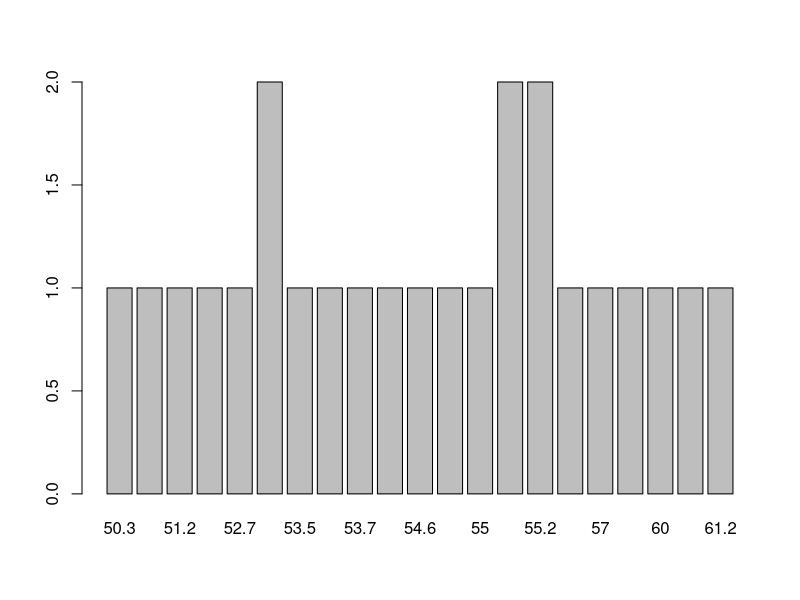
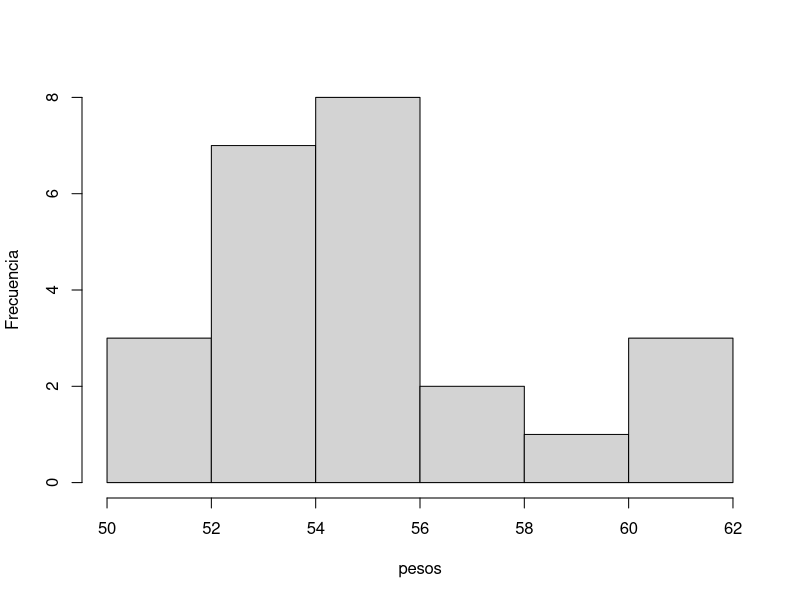
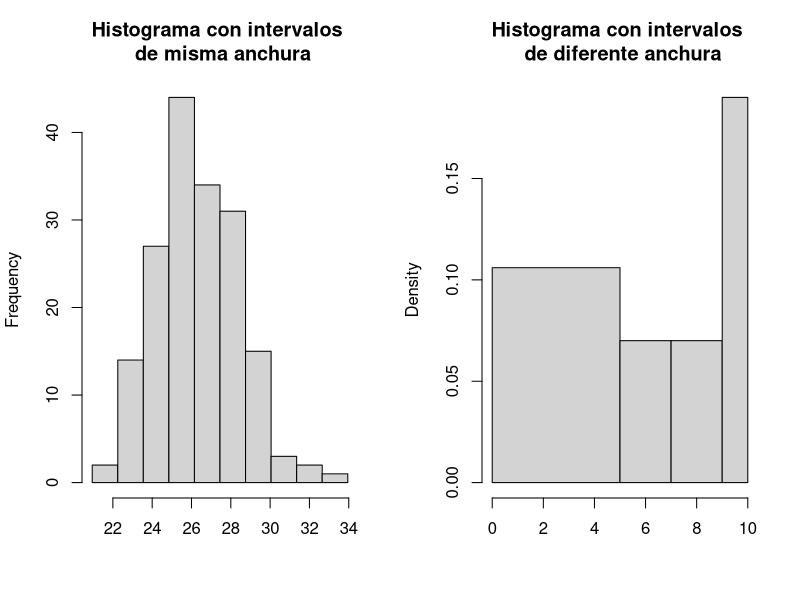
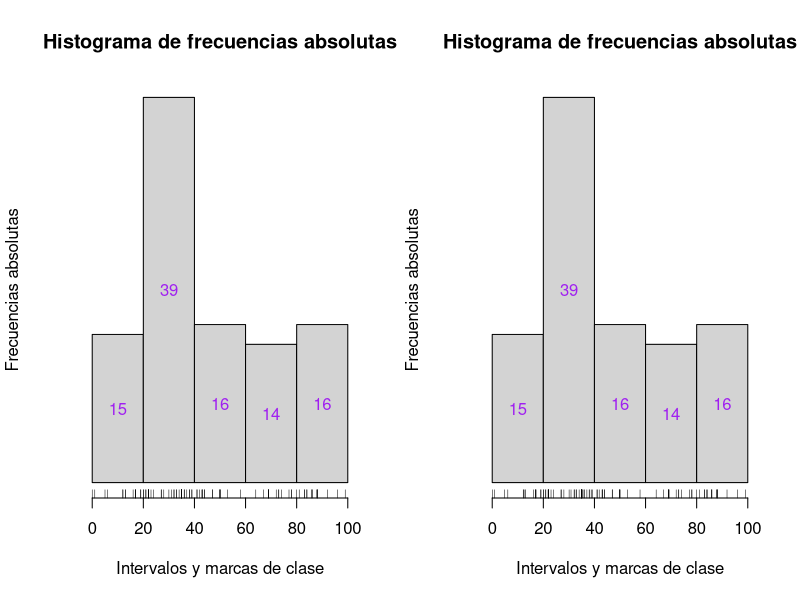
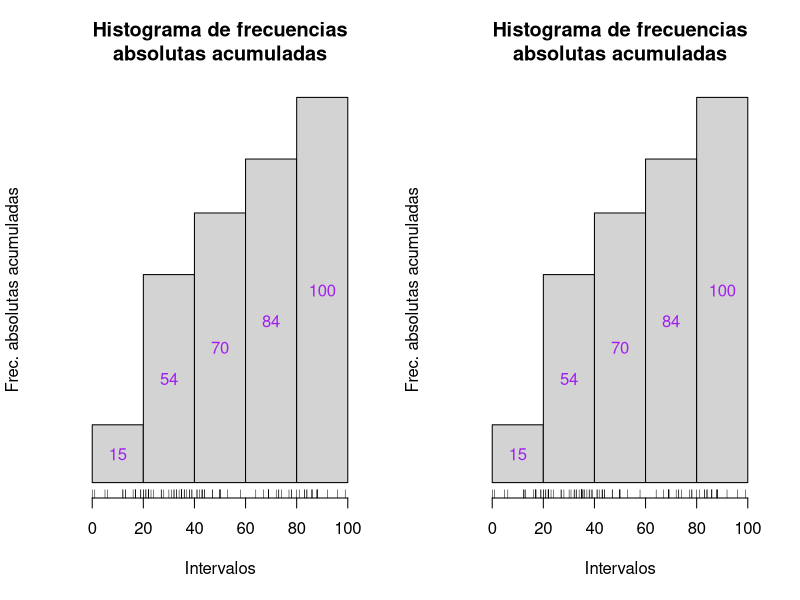
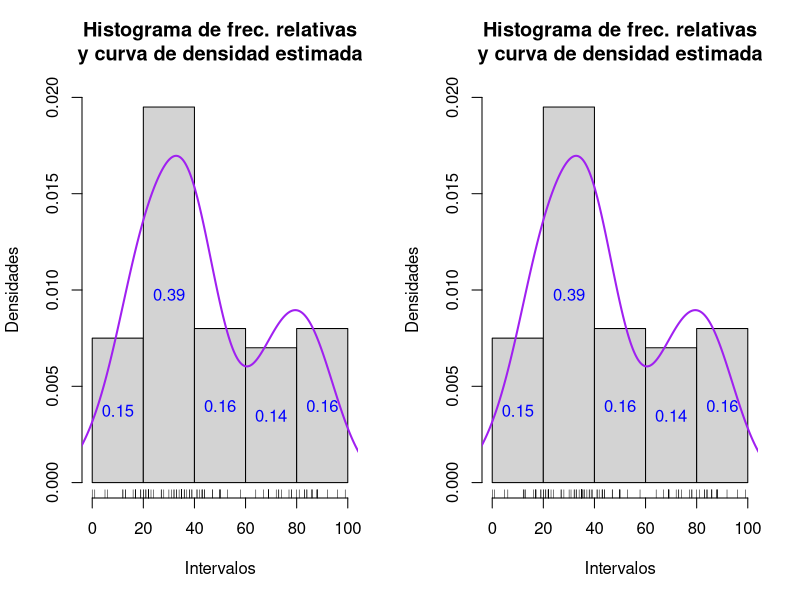
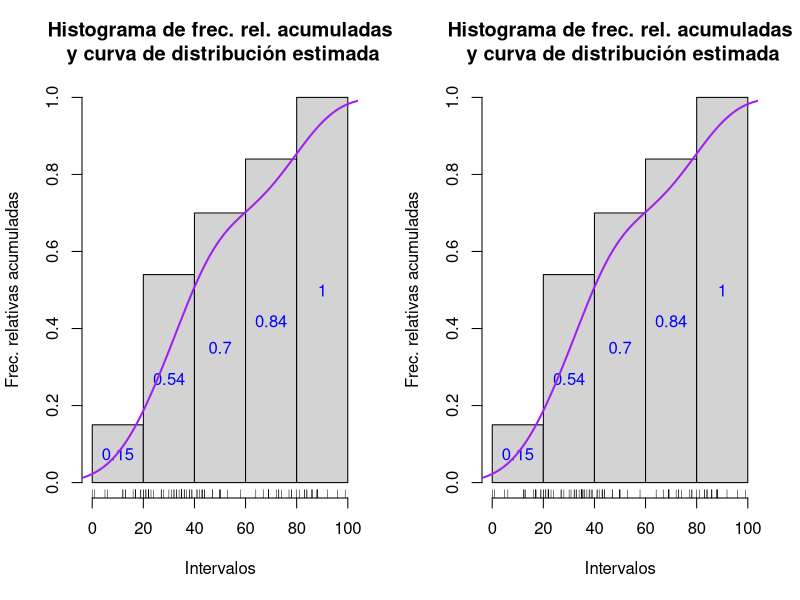
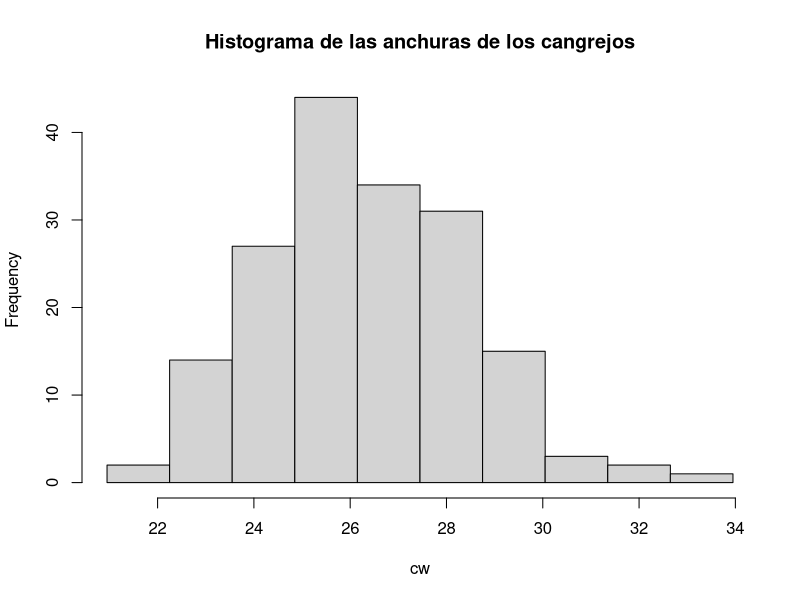

These figures' R source, in order:
## ---- chunk 1
knitr::opts_chunk$set(echo = TRUE, comment = NA)
## ---- chunk 2
pesos = c(55.2,54.0,55.2,53.7,60.2,53.2,54.6,55.1,51.2,53.2,54.8,52.3,56.9,57.0,55.0,
          53.5,50.9,55.1,53.6,61.2,59.5,50.3,52.7,60.0)
## ---- chunk 3
barplot(table(pesos))
## ---- chunk 4
hist(pesos, breaks = 6, right = FALSE, main = "", ylab = "Frecuencia", xlab = "pesos")
## ---- chunk 5
crabs = read.table("../data/datacrab.txt", header = TRUE)
str(crabs)
cw = crabs$width
## ---- chunk 6
n = length(cw)
k1 = ceiling(sqrt(n))
k1
## ---- chunk 7
k2 = ceiling(1+log(n,2))
k2
## ---- chunk 8
As = 3.5*sd(cw)*n^(-1/3) #Amplitud teórica
k3 = ceiling(diff(range(cw))/As)
k3
## ---- chunk 9
#Amplitud teórica
Afd = 2*(quantile(cw,0.75, names = FALSE)-quantile(cw,0.25,names = FALSE))*n^(-1/3) 
k4 = ceiling(diff(range(cw))/Afd)
k4
## ---- chunk 10
nclass.Sturges(cw)
nclass.scott(cw)
nclass.FD(cw)
## ---- chunk 11
A = diff(range(cw)) / 10
A
## ---- chunk 12
A = 1.3
## ---- chunk 13
L1 = min(cw)-1/2*0.1
L1
## ---- chunk 14
L2 = L1 + A
L3 = L2 + A
L4 = L3 + A
L5 = L4 + A
L6 = L5 + A
L7 = L6 + A
L8 = L7 + A
L9 = L8 + A
L10 = L9 + A
L11 = L10 + A
L = c(L1,L2,L3,L4,L5,L6,L7,L8,L9,L10,L11)
L
## ---- chunk 15
L = L1 + A*(0:10)
L
## ---- chunk 16
X1 = (L[1]+L[2])/2
X1
## ---- chunk 17
X2 = X1 + A
X3 = X2 + A
X4 = X3 + A
X5 = X4 + A
X6 = X5 + A
X7 = X6 + A
X8 = X7 + A
X9 = X8 + A
X10 = X9 + A
X = c(X1,X2,X3,X4,X5,X6,X7,X8,X9,X10)
X
## ---- chunk 18
X = X1 + A*(0:9)
X
## ---- chunk 19
X = (L[1:length(L)-1]+L[2:length(L)])/2
X
## ---- chunk 20
#Primera función
TablaFrecs = function(x,k,A,p){ 
  L = min(x)-p/2+A*(0:k)
  x_cut = cut(x, breaks = L, right=FALSE)
  intervals = levels(x_cut)
  mc = (L[1]+L[2])/2+A*(0:(k-1))
  Fr.abs = as.vector(table(x_cut)) 
  Fr.rel = round(Fr.abs/length(x),4) 
  Fr.cum.abs = cumsum(Fr.abs) 
  Fr.cum.rel = cumsum(Fr.rel)
  tabla = data.frame(intervals, mc, Fr.abs, Fr.cum.abs, Fr.rel, Fr.cum.rel)
  tabla
  }
## ---- chunk 21
TablaFrecs.L = function(x,L,V){
  x_cut = cut(x, breaks=L, right=FALSE, include.lowest=V)
  intervals = levels(x_cut)
  mc = (L[1:(length(L)-1)]+L[2:length(L)])/2
  Fr.abs = as.vector(table(x_cut)) 
  Fr.rel = round(Fr.abs/length(x),4)
  Fr.cum.abs = cumsum(Fr.abs)
  Fr.cum.rel = cumsum(Fr.rel)
  tabla = data.frame(intervals, mc, Fr.abs, Fr.cum.abs, Fr.rel, Fr.cum.rel)
  tabla
  }
## ---- chunk 22
n = c(length(which(cw>=L[1] & cw<L[2])),length(which(cw>=L[2] & cw<L[3])),length(which(cw>=L[3] & cw<L[4])),length(which(cw>=L[4] & cw<L[5])),length(which(cw>=L[5] & cw<L[6])),length(which(cw>=L[6] & cw<L[7])),length(which(cw>=L[7] & cw<L[8])),length(which(cw>=L[8] & cw<L[9])),length(which(cw>=L[9] & cw<L[10])),length(which(cw>=L[10] & cw<L[11])))
N = cumsum(n)
f = round(n/N[10],4)
FF = cumsum(f)
## ---- chunk 23
TablaFrecs(cw,10,1.3,0.1)
## ---- chunk 24
TablaFrecs.L(cw,L,FALSE)
## ---- chunk 25
set.seed(4)
notas = sample(0:10,100, replace = TRUE)
set.seed(NULL)
## ---- chunk 26
notas
## ---- chunk 27
#Definimos vector de extremos
L = c(0,5,7,9,10)
#Definimos notas1 como el resultado de la codificación en intervalos utilizando como 
#etiquetas los propios intervalos
notas1 = cut(notas, breaks = L, right = FALSE, include.lowest = TRUE)
notas1
## ---- chunk 28
#Definimos las marcas de clase
MC = (L[1:length(L)-1]+L[2:length(L)])/2
#Definimos notas2 como el resultado de la codificación en intervalos utilizando como 
#etiquetas las marcas de clase
notas2 = cut(notas, breaks = L, labels = MC, right = FALSE, include.lowest = TRUE)
notas2
## ---- chunk 29
#Definimos notas3 como el resultado de la codificación en intervalos utilizando como 
#etiquetas la posición ordenada del intervalo (1, 2, 3 o 4)
notas3 = cut(notas, breaks = L, labels = FALSE, right = FALSE, include.lowest = TRUE)
notas3
## ---- chunk 30
#Definimos notas4 como el resultado de la codificación en intervalos utilizando como 
#etiquetas Susp, Aprob, Not y Exc
notas4 = cut(notas, breaks = L, labels = c("Susp", "Aprob", "Not", "Exc"), right = FALSE, include.lowest = TRUE)
notas4
## ---- chunk 31
cut(notas, breaks = 4, right = FALSE, include.lowest = TRUE)
## ---- chunk 32
table(notas4) #Fr. Abs
prop.table(table(notas4)) #Fr. Rel
## ---- chunk 33
cumsum(table(notas4)) #Fr. Abs. Cum
cumsum(prop.table(table(notas4))) #Fr. Rel. Cum
## ---- chunk 34
notasHist = hist(notas, breaks = L, right = FALSE, include.lowest = TRUE, plot = FALSE)
FAbs = notasHist$count
FRel = prop.table(FAbs)
FAbsCum = cumsum(FAbs)
FRelCum = cumsum(FRel)
## ---- chunk 35
intervalos = c("[0,5)","[5,7)","[7,9)","[9,10]")
calificacion = c("Suspenso", "Aprobado", "Notable", "Excelente")
marcas = notasHist$mids
tabla.Fr = data.frame(intervalos,calificacion,marcas,FAbs,FAbsCum,FRel,FRelCum)
tabla.Fr
## ---- chunk 36
TablaFrecs.L(notas, L, TRUE)
## ---- chunk 37
L = c(L1,L2,L3,L4,L5,L6,L7,L8,L9,L10,L11)
L
intervals = as.character(c("[20.95,22.25)","[22.25,23.55)","[23.55,24.85)","[24.85,26.15)","[26.15,27.45)","[27.45,28.75)","[28.75,30.05)","[30.05,31.35)","[31.35,32.65)","[32.65,33.95)"))
TF.L = function(x,L,V){
  x_cut = cut(x, breaks=L, right=FALSE, include.lowest=V)
  mc = (L[1:(length(L)-1)]+L[2:length(L)])/2
  Fr.abs = as.vector(table(x_cut)) 
  Fr.rel = round(Fr.abs/length(x),4)
  Fr.cum.abs = cumsum(Fr.abs)
  Fr.cum.rel = cumsum(Fr.rel)
  tabla = data.frame(intervals, mc, Fr.abs, Fr.cum.abs, Fr.rel, Fr.cum.rel)
  tabla
  }
tabla = TF.L(cw,L,FALSE)
tabla
## ---- chunk 38
TOT = tabla$Fr.cum.abs[10]
TOT
anchura.media = round(sum(tabla$Fr.abs*tabla$mc)/TOT,3)
anchura.media #Media
anchura.var = round(sum(tabla$Fr.abs*tabla$mc^2)/TOT-anchura.media^2,3)
anchura.var #Varianza
## ---- chunk 39
anchura.dt = round(sqrt(anchura.var),3)
anchura.dt #Desviación típica
I.modal = tabla$intervals[which(tabla$Fr.abs == max(tabla$Fr.abs))]
I.modal #Intervalo modal
## ---- chunk 40
I.critic = tabla$intervals[which(tabla$Fr.cum.rel >= 0.5)]
I.critic[1] #Intervalo critic
## ---- chunk 41
n = TOT
Lc = L[4]
Lc.pos = L[5]
Ac = L[5]-L[4]
Nc.ant = tabla$Fr.cum.abs[3]
nc = tabla$Fr.abs[4]
M = Lc+Ac*((n/2)-Nc.ant)/nc
M #Aproximación de la mediana de los datos "reales"
median(cw) #Mediana de los datos "reales"
## ---- chunk 42
aprox.quantile.p = function(Lcrit,Acrit,n,p,Ncrit.ant,ncrit){
  round(Lcrit+Acrit*(p*n-Ncrit.ant)/ncrit,3)
}
aprox.quantile.p(Lc,Ac,n,0.25,Nc.ant,nc) #Primer cuartil
aprox.quantile.p(Lc,Ac,n,0.75,Nc.ant,nc) #Tercer cuartil
## ---- chunk 43
quantile(cw,0.25)
quantile(cw,0.75)
## ---- chunk 44
par(mfrow = c(1,2))
hist(cw, breaks = L, right = FALSE, main = "Histograma con intervalos \n de misma anchura",xlab = "")
Lnotas = c(0,5,7,9,10)
hist(notas, breaks = Lnotas, right = FALSE, include.lowest = TRUE, main = "Histograma con intervalos \n de diferente anchura", xlab = "")
par(mfrow = c(1,1))
## ---- chunk 45
histAbs = function(x,L) {
  h = hist(x, breaks = L, right = FALSE, freq = FALSE,
           xaxt = "n", yaxt = "n", col = "lightgray", 
           main = "Histograma de frecuencias absolutas", 
           xlab = "Intervalos y marcas de clase",ylab = "Frecuencias absolutas")
  axis(1, at=L)
  text(h$mids, h$density/2, labels=h$counts, col="purple") 
  }
## ---- chunk 46
set.seed(1)
edades = c(sample(0:99,80,replace = TRUE),rep(35,10),rep(22,5),rep(17,3),50,50)
extremos = c(0,20,40,60,80,100)
par(mfrow=c(1, 2))
histAbs(edades, extremos)
rug(edades)
histAbs(edades, extremos)
rug(jitter(edades))
par(mfrow=c(1,1))
set.seed(NULL)
## ---- chunk 47
histAbsCum = function(x,L) {
  h = hist(x, breaks = L, right = FALSE , plot = FALSE) 
  h$density = cumsum(h$density)
  plot(h, freq = FALSE, xaxt = "n", yaxt = "n", col = "lightgray", 
       main = "Histograma de frecuencias\nabsolutas acumuladas", xlab = "Intervalos", 
       ylab = "Frec. absolutas acumuladas")
  axis(1, at=L)
  text(h$mids, h$density/2, labels = cumsum(h$counts), col = "purple") 
  }
## ---- chunk 48
set.seed(1)
edades = c(sample(0:99,80,replace = TRUE),rep(35,10),rep(22,5),rep(17,3),50,50)
extremos = c(0,20,40,60,80,100)
par(mfrow=c(1, 2))
histAbsCum(edades, extremos)
rug(edades)
histAbsCum(edades, extremos)
rug(jitter(edades))
par(mfrow=c(1,1))
set.seed(NULL)
## ---- chunk 49
histRel = function(x,L) {
  h = hist(x, breaks=L, right=FALSE , plot=FALSE)
  t = round(1.1*max(max(density(x)[[2]]),h$density),2) 
  plot(h, freq = FALSE, col = "lightgray", 
       main = "Histograma de frec. relativas\ny curva de densidad estimada", 
       xaxt="n", ylim=c(0,t), xlab="Intervalos", ylab="Densidades")
  axis(1, at = L) 
  text(h$mids, h$density/2, labels = round(h$counts/length(x),2), col = "blue")
  lines(density(x), col = "purple", lwd = 2) 
  }
## ---- chunk 50
set.seed(1)
edades = c(sample(0:99,80,replace = TRUE),rep(35,10),rep(22,5),rep(17,3),50,50)
extremos = c(0,20,40,60,80,100)
par(mfrow=c(1, 2))
histRel(edades, extremos)
rug(edades)
histRel(edades, extremos)
rug(jitter(edades))
par(mfrow=c(1,1))
set.seed(NULL)
## ---- chunk 51
histRelCum = function(x,L){
  h = hist(x, breaks = L, right = FALSE , plot = FALSE)
  h$density = cumsum(h$counts)/length(x)
  plot(h, freq = FALSE, 
      main = "Histograma de frec. rel. acumuladas\n y curva de distribución estimada", 
      xaxt = "n", col = "lightgray", xlab = "Intervalos", 
      ylab = "Frec. relativas acumuladas") 
  axis(1, at = L)
  text(h$mids, h$density/2, labels = round(h$density ,2), col = "blue")
  dens.x = density(x)
  dens.x$y = cumsum(dens.x$y)*(dens.x$x[2]-dens.x$x[1]) 
  lines(dens.x,col = "purple",lwd = 2)
}
## ---- chunk 52
set.seed(1)
edades = c(sample(0:99,80,replace = TRUE),rep(35,10),rep(22,5),rep(17,3),50,50)
extremos = c(0,20,40,60,80,100)
par(mfrow=c(1, 2))
histRelCum(edades, extremos)
rug(edades)
histRelCum(edades, extremos)
rug(jitter(edades))
par(mfrow=c(1,1))
set.seed(NULL)
## ---- chunk 53
hist(cw, breaks = L, right = FALSE, main = "Histograma de las anchuras de los cangrejos")
## ---- chunk 54
hist(cw, breaks = L, right = FALSE, plot = FALSE)
## ---- chunk 55
histAbs(cw,L)
## ---- chunk 56
histAbsCum(cw,L)
## ---- chunk 57
histAbs(cw,L)
rug(cw)
## ---- chunk 58
histAbs(cw,L)
rug(jitter(cw))
## ---- chunk 59
str(density(cw))
## ---- chunk 60
histRel(cw,L)
## ---- chunk 61
histRel(cw,L)
curve(dnorm(x, mean(cw), sd(cw)), col="cyan4", lty=4, lwd=2,
add=TRUE)
legend("topright", lwd=c(2,2), lty=c(1,4), col=c("purple","cyan4"), legend=c("densidad estimada","densidad normal"))
## ---- chunk 62
histRelCum(cw,L)
